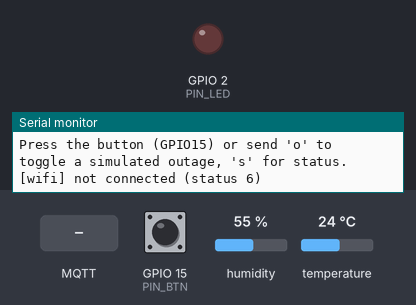
This program was run on a simulated ESP32. Shown: output pins drawn as LEDs (lit = HIGH), the last lines printed to the serial monitor. Inputs (shaded band) come from the test bench; at power-on: GPIO 15 (PIN_BTN) HIGH, humidity 55 %, temperature 24 °C. WiFi joins after 1.5 s; servers stay silent unless stated; the local clock reads 2024-03-15 10:24:30 at power-on unless the program sets it; random numbers use the default seed unless the program sets one; no MQTT or app messages arrive unless stated.

Above: at 1.4 s.
1.5 s: MQTT message "ON" arrives on the first subscribed topic
At 2.7 s:
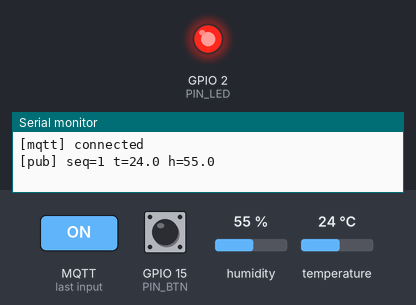
6.3 s: MQTT message "OFF" arrives on the first subscribed topic
At 7.5 s:
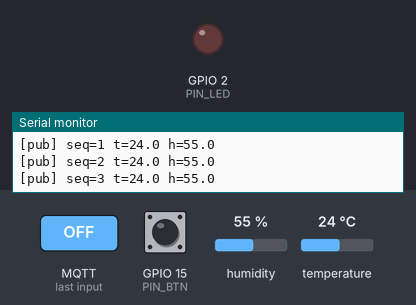
7.8 s: MQTT message "1" arrives on the first subscribed topic
At 8.8 s:
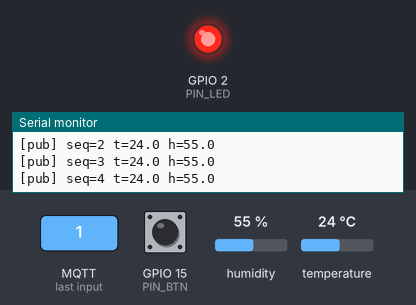
Timing chart, 0 to 10.8 s (numbered marks = the images above; inputs shaded):
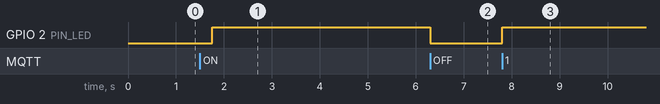

Measured:
- after the input at 1.5 s, GPIO 2 (PIN_LED): LOW → HIGH after 0.26 s
- after the input at 6.3 s, GPIO 2 (PIN_LED): HIGH → LOW at once
- after the input at 7.8 s, GPIO 2 (PIN_LED): LOW → HIGH at once

The program:

main.cpp
```cpp
#include <Arduino.h>
#include <DHT.h>
#include <PubSubClient.h>
#include <WebServer.h>
#include <WiFi.h>
#include <cmath>
#include <ctype.h>
#include <esp_system.h>
#include <string.h>
#include <time.h>

#include "config.h"
#include "ring_buffer.h"

namespace
{

  struct Sample
  {
    uint32_t seq = 0;
    uint32_t ts = 0;
    float temperature = 0;
    float humidity = 0;
    bool buffered = false;
  };

  WiFiClient netClient;
  PubSubClient mqtt(netClient);
  WebServer http(HTTP_PORT);
  DHT dht(PIN_DHT, DHT22);
  RingBuffer<Sample, BUFFER_CAPACITY> backlog;

  char clientId[24];
  uint32_t bootId = 0;
  uint32_t seqCounter = 0;
  Sample lastSample;
  bool haveSample = false;
  uint32_t sensorErrors = 0;

  bool ledOn = false;
  bool outageSim = false;
  bool httpStarted = false;

  uint32_t mqttDelay = MQTT_BACKOFF_MIN_MS;
  uint32_t nextMqttAttempt = 0;
  bool mqttWasUp = false;
  bool mqttLost = false;
  uint32_t mqttLostAt = 0;
  uint32_t reconnectCount = 0;
  uint32_t publishFailures = 0;
  uint32_t lastSampleAt = 0;
  uint32_t lastFlushAt = 0;

  uint32_t epochNow()
  {
    time_t t = time(nullptr);
    return t > 1700000000 ? static_cast<uint32_t>(t) : 0; // 0 = clock not synced
  }

  void setLed(bool on, bool announce)
  {
    ledOn = on;
    digitalWrite(PIN_LED, on ? HIGH : LOW);
    if (announce && mqtt.connected())
    {
      mqtt.publish(TOPIC_LED_STATE, on ? "ON" : "OFF", true);
    }
  }

  void printStatus()
  {
    Serial.printf(
        "[status] uptime=%lus wifi=%s mqtt=%s buffered=%u dropped=%lu "
        "reconnects=%lu sensorErrors=%lu outageSim=%s led=%s\n",
        static_cast<unsigned long>(millis() / 1000),
        WiFi.status() == WL_CONNECTED ? "up" : "down",
        mqtt.connected() ? "up" : "down", static_cast<unsigned>(backlog.size()),
        static_cast<unsigned long>(backlog.dropped()),
        static_cast<unsigned long>(reconnectCount),
        static_cast<unsigned long>(sensorErrors), outageSim ? "ON" : "off",
        ledOn ? "ON" : "OFF");
  }

  void onMessage(char *topic, uint8_t *payload, unsigned int len)
  {
    if (strcmp(topic, TOPIC_LED_CMD) != 0)
      return;
    char buf[8];
    size_t n = len < sizeof(buf) - 1 ? len : sizeof(buf) - 1;
    memcpy(buf, payload, n);
    buf[n] = '\0';
    for (size_t i = 0; i < n; ++i)
      buf[i] = static_cast<char>(toupper(buf[i]));

    if (!strcmp(buf, "ON") || !strcmp(buf, "1") || !strcmp(buf, "TRUE"))
    {
      setLed(true, true);
    }
    else if (!strcmp(buf, "OFF") || !strcmp(buf, "0") || !strcmp(buf, "FALSE"))
    {
      setLed(false, true);
    }
    else
    {
      Serial.printf("[led] ignored unknown command '%s'\n", buf);
    }
  }

  bool publishSample(const Sample &s)
  {
    char buf[160];
    int n = snprintf(buf, sizeof(buf),
                     "{\"boot\":%lu,\"seq\":%lu,\"ts\":%lu,\"t\":%.1f,\"h\":%.1f,"
                     "\"replayed\":%s}",
                     static_cast<unsigned long>(bootId),
                     static_cast<unsigned long>(s.seq),
                     static_cast<unsigned long>(s.ts), s.temperature, s.humidity,
                     s.buffered ? "true" : "false");
    if (n <= 0 || n >= static_cast<int>(sizeof(buf)))
      return false;
    return mqtt.publish(TOPIC_SENSOR, buf, false);
  }

  void announceOnline()
  {
    char info[160];
    snprintf(info, sizeof(info),
             "{\"fw\":\"%s\",\"boot\":%lu,\"ip\":\"%s\",\"reconnects\":%lu}",
             FW_VERSION, static_cast<unsigned long>(bootId),
             WiFi.localIP().toString().c_str(),
             static_cast<unsigned long>(reconnectCount));
    mqtt.publish(TOPIC_STATUS, "online", true);
    mqtt.publish(TOPIC_INFO, info, true);
    mqtt.publish(TOPIC_LED_STATE, ledOn ? "ON" : "OFF", true);
    mqtt.subscribe(TOPIC_LED_CMD);
  }

  void maintainMqtt()
  {
    bool up = mqtt.connected();
    if (up != mqttWasUp)
    {
      mqttWasUp = up;
      if (!up)
      {
        mqttLost = true;
        mqttLostAt = millis();
        Serial.println("[mqtt] connection lost");
      }
    }
    if (up || outageSim || WiFi.status() != WL_CONNECTED)
      return;

    uint32_t now = millis();
    if (static_cast<int32_t>(now - nextMqttAttempt) < 0)
      return;

    Serial.printf("[mqtt] connecting to %s:%u as %s\n", MQTT_HOST, MQTT_PORT,
                  clientId);
    if (mqtt.connect(clientId, nullptr, nullptr, TOPIC_STATUS, 1, true, "offline"))
    {
      if (mqttLost)
      {
        ++reconnectCount;
        Serial.printf("[mqtt] reconnected after %lu ms, %u samples buffered\n",
                      static_cast<unsigned long>(millis() - mqttLostAt),
                      static_cast<unsigned>(backlog.size()));
        mqttLost = false;
      }
      else
      {
        Serial.println("[mqtt] connected");
      }
      mqttWasUp = true;
      mqttDelay = MQTT_BACKOFF_MIN_MS;
      announceOnline();
    }
    else
    {
      uint32_t wait = mqttDelay + static_cast<uint32_t>(random(0, MQTT_JITTER_MS));
      Serial.printf("[mqtt] connect failed (state=%d), retry in %lu ms\n",
                    mqtt.state(), static_cast<unsigned long>(wait));
      nextMqttAttempt = now + wait;
      mqttDelay = (mqttDelay * 2 > MQTT_BACKOFF_MAX_MS) ? MQTT_BACKOFF_MAX_MS
                                                        : mqttDelay * 2;
    }
  }

  void maintainWifi()
  {
    static wl_status_t last = WL_NO_SHIELD;
    static uint32_t downSince = 0;
    if (outageSim)
      return;

    wl_status_t st = WiFi.status();
    if (st != last)
    {
      last = st;
      if (st == WL_CONNECTED)
      {
        Serial.printf("[wifi] connected, IP %s\n",
                      WiFi.localIP().toString().c_str());
        if (!httpStarted)
        {
          http.begin();
          httpStarted = true;
          Serial.printf("[http] listening on port %u\n", HTTP_PORT);
        }
      }
      else
      {
        downSince = millis();
        Serial.printf("[wifi] not connected (status %d)\n", static_cast<int>(st));
      }
    }
    if (st != WL_CONNECTED && millis() - downSince > WIFI_RETRY_MS)
    {
      downSince = millis();
      Serial.println("[wifi] retrying");
      WiFi.disconnect();
      WiFi.begin(WIFI_SSID, WIFI_PASS);
    }
  }

  void setOutage(bool on)
  {
    if (on == outageSim)
      return;
    outageSim = on;
    if (on)
    {
      Serial.println("[sim] network outage START");
      netClient.stop();
      WiFi.disconnect(false, false);
    }
    else
    {
      Serial.println("[sim] network outage END");
      WiFi.begin(WIFI_SSID, WIFI_PASS);
      mqttDelay = MQTT_BACKOFF_MIN_MS;
      nextMqttAttempt = 0;
    }
  }
  void sampleTick()
  {
    uint32_t now = millis();
    if (now - lastSampleAt < SAMPLE_INTERVAL_MS)
      return;
    lastSampleAt = now;

    float t = dht.readTemperature();
    float h = dht.readHumidity();
    if (std::isnan(t) || std::isnan(h))
    {
      ++sensorErrors;
      Serial.println("[dht] read failed, sample skipped");
      return;
    }

    Sample s;
    s.seq = ++seqCounter;
    s.ts = epochNow();
    s.temperature = t;
    s.humidity = h;
    lastSample = s;
    haveSample = true;
    if (mqtt.connected() && backlog.empty() && publishSample(s))
    {
      Serial.printf("[pub] seq=%lu t=%.1f h=%.1f\n",
                    static_cast<unsigned long>(s.seq), t, h);
      return;
    }
    s.buffered = true;
    backlog.push(s);
    Serial.printf("[buf] seq=%lu t=%.1f h=%.1f (queued=%u)\n",
                  static_cast<unsigned long>(s.seq), t, h,
                  static_cast<unsigned>(backlog.size()));
  }

  void flushBacklog()
  {
    if (!mqtt.connected() || backlog.empty())
      return;
    uint32_t now = millis();
    if (now - lastFlushAt < FLUSH_INTERVAL_MS)
      return;
    lastFlushAt = now;

    if (publishSample(backlog.front()))
    {
      backlog.pop();
      publishFailures = 0;
    }
    else if (++publishFailures >= 3)
    {
      Serial.println("[buf] dropping a sample that repeatedly fails to publish");
      backlog.pop();
      publishFailures = 0;
    }
  }
  void handleButton()
  {
    static int lastRaw = HIGH;
    static int stable = HIGH;
    static uint32_t changedAt = 0;

    int raw = digitalRead(PIN_BTN);
    if (raw != lastRaw)
    {
      lastRaw = raw;
      changedAt = millis();
    }
    if (millis() - changedAt >= 50 && raw != stable)
    {
      stable = raw;
      if (stable == LOW)
        setOutage(!outageSim);
    }
  }

  void handleSerial()
  {
    while (Serial.available())
    {
      int c = Serial.read();
      if (c == 'o' || c == 'O')
      {
        setOutage(!outageSim);
      }
      else if (c == 's' || c == 'S')
      {
        printStatus();
      }
    }
  }
  void handleSensor()
  {
    if (!haveSample)
    {
      http.send(503, "application/json", "{\"error\":\"no sample yet\"}");
      return;
    }
    char buf[200];
    snprintf(buf, sizeof(buf),
             "{\"temperature\":%.1f,\"humidity\":%.1f,\"seq\":%lu,\"ts\":%lu,"
             "\"mqtt\":\"%s\",\"buffered\":%u}",
             lastSample.temperature, lastSample.humidity,
             static_cast<unsigned long>(lastSample.seq),
             static_cast<unsigned long>(lastSample.ts),
             mqtt.connected() ? "connected" : "disconnected",
             static_cast<unsigned>(backlog.size()));
    http.send(200, "application/json", buf);
  }

  void handleStatus()
  {
    char buf[320];
    snprintf(buf, sizeof(buf),
             "{\"fw\":\"%s\",\"uptime_s\":%lu,\"wifi\":\"%s\",\"rssi\":%d,"
             "\"mqtt\":\"%s\",\"buffered\":%u,\"dropped\":%lu,\"reconnects\":%lu,"
             "\"sensor_errors\":%lu,\"outage_sim\":%s,\"led\":\"%s\"}",
             FW_VERSION, static_cast<unsigned long>(millis() / 1000),
             WiFi.status() == WL_CONNECTED ? "connected" : "disconnected",
             static_cast<int>(WiFi.RSSI()),
             mqtt.connected() ? "connected" : "disconnected",
             static_cast<unsigned>(backlog.size()),
             static_cast<unsigned long>(backlog.dropped()),
             static_cast<unsigned long>(reconnectCount),
             static_cast<unsigned long>(sensorErrors), outageSim ? "true" : "false",
             ledOn ? "ON" : "OFF");
    http.send(200, "application/json", buf);
  }

}
void setup()
{
  Serial.begin(115200);
  delay(200);
  Serial.printf("\nTH5 resilient MQTT node, firmware %s\n", FW_VERSION);

  pinMode(PIN_LED, OUTPUT);
  pinMode(PIN_BTN, INPUT_PULLUP);
  setLed(false, false);
  dht.begin();

  WiFi.mode(WIFI_STA);
  WiFi.persistent(false);
  WiFi.setAutoReconnect(true);
  WiFi.begin(WIFI_SSID, WIFI_PASS);
  configTime(0, 0, "pool.ntp.org", "time.google.com");
  bootId = esp_random();
  snprintf(clientId, sizeof(clientId), "th5-%08lx",
           static_cast<unsigned long>(bootId));

  mqtt.setServer(MQTT_HOST, MQTT_PORT);
  mqtt.setCallback(onMessage);
  mqtt.setBufferSize(512);
  mqtt.setKeepAlive(MQTT_KEEPALIVE_S);
  mqtt.setSocketTimeout(MQTT_SOCKET_TIMEOUT_S);

  http.on("/api/sensor", HTTP_GET, handleSensor);
  http.on("/api/status", HTTP_GET, handleStatus);
  http.onNotFound([]()
                  { http.send(404, "application/json", "{\"error\":\"not found\"}"); });

  Serial.println("Press the button (GPIO15) or send 'o' to toggle a simulated "
                 "outage, 's' for status.");
}

void loop()
{
  handleButton();
  handleSerial();
  maintainWifi();
  maintainMqtt();
  if (mqtt.connected())
    mqtt.loop();
  if (httpStarted)
    http.handleClient();
  sampleTick();
  flushBacklog();
  delay(2);
}
```

ring_buffer.h
```cpp
#pragma once
#include <stddef.h>
#include <stdint.h>

// Fixed-capacity FIFO. When full, push() discards the oldest element so the
// newest data always survives a long outage. No heap allocation.
template <typename T, size_t N>
class RingBuffer {
  static_assert(N > 0, "capacity must be greater than zero");

 public:
  bool empty() const { return count_ == 0; }
  size_t size() const { return count_; }
  static constexpr size_t capacity() { return N; }
  uint32_t dropped() const { return dropped_; }

  void push(const T& item) {
    if (count_ == N) {
      head_ = (head_ + 1) % N;
      --count_;
      ++dropped_;
    }
    data_[(head_ + count_) % N] = item;
    ++count_;
  }

  // Oldest element. Only valid when !empty().
  const T& front() const { return data_[head_]; }

  void pop() {
    if (count_ == 0) return;
    head_ = (head_ + 1) % N;
    --count_;
  }

  void clear() {
    head_ = 0;
    count_ = 0;
  }

 private:
  T data_[N];
  size_t head_ = 0;
  size_t count_ = 0;
  uint32_t dropped_ = 0;
};
```

config.h
```cpp
#pragma once
#include <stddef.h>
#include <stdint.h>

// ---------------------------------------------------------------------------
// Network
// ---------------------------------------------------------------------------
#define WIFI_SSID "Wokwi-GUEST"   // open network provided by the Wokwi simulator
#define WIFI_PASS ""
#define MQTT_HOST "broker.hivemq.com"
constexpr uint16_t MQTT_PORT = 1883;

// The public HiveMQ broker is shared by everyone. Make TOPIC_ROOT unique
// (for example append your student ID) and use the same value in the
// Node-RED flow, otherwise you will see other people's data.
#define TOPIC_ROOT "tnkh/th5/esp32"
#define TOPIC_SENSOR TOPIC_ROOT "/sensor"        // device -> broker, JSON samples
#define TOPIC_STATUS TOPIC_ROOT "/status"        // retained: "online" / "offline" (LWT)
#define TOPIC_INFO TOPIC_ROOT "/info"            // retained: firmware / boot info
#define TOPIC_LED_CMD TOPIC_ROOT "/led/set"      // broker -> device: "ON" / "OFF"
#define TOPIC_LED_STATE TOPIC_ROOT "/led/state"  // retained: current LED state

// ---------------------------------------------------------------------------
// Hardware
// ---------------------------------------------------------------------------
constexpr uint8_t PIN_DHT = 4;   // DHT22 data
constexpr uint8_t PIN_LED = 2;   // LED (through a resistor)
constexpr uint8_t PIN_BTN = 15;  // push button to GND, toggles simulated outage

// ---------------------------------------------------------------------------
// Timing and resilience
// ---------------------------------------------------------------------------
constexpr uint32_t SAMPLE_INTERVAL_MS = 2000;   // sensor period
constexpr uint32_t FLUSH_INTERVAL_MS = 150;     // pace of buffered replay
constexpr size_t BUFFER_CAPACITY = 120;         // ~4 min of samples at 2 s
constexpr uint32_t MQTT_BACKOFF_MIN_MS = 1000;
constexpr uint32_t MQTT_BACKOFF_MAX_MS = 30000;
constexpr uint32_t MQTT_JITTER_MS = 500;
constexpr uint16_t MQTT_KEEPALIVE_S = 15;       // broker notices a dead device in ~22 s
constexpr uint16_t MQTT_SOCKET_TIMEOUT_S = 3;   // keeps loop() responsive while offline
constexpr uint32_t WIFI_RETRY_MS = 15000;
constexpr uint16_t HTTP_PORT = 80;

#define FW_VERSION "1.0.0"
```
